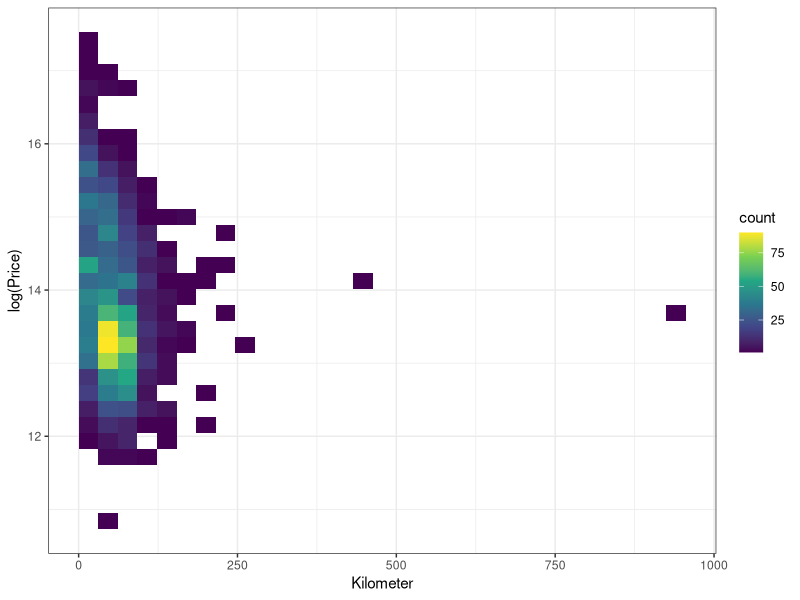

R code for this plot: (Note: this script raises an error after producing the figure.)
## ---- chunk 1
knitr::opts_chunk$set(echo = FALSE)
## ---- chunk 2
library(ggplot2)
## ---- chunk 3
car <- read.csv("./car.csv")
# Remove observation 1080
car <- car[car$Kilometer != 2000.000,]
## ---- chunk 4
# esperimento per data visualization

# capisco dove ci sono piu dati
ggplot(car, aes(x=Kilometer, y=log(Price) )) +
  geom_bin2d(bins = 30) +
  scale_fill_continuous(type = "viridis") +
  theme_bw()
## ---- chunk 5
# analizzo quella fetta di dati
ggplot(car[ car$Kilometer < 100 & car$Kilometer >50 & car$Price>exp(13) & car$Price< exp(15),], aes(x=Kilometer, y=log(Price), size = Engine, color = Fuel.Type)) +
    geom_point(alpha=0.5) +
  scale_size(range = c(.2, 7), name="Engine")
## ---- chunk 6
set.seed(1)
index <- sample(nrow(car), nrow(car)*0.8, replace=F)
train <- car[index,]
test <- car[-index,]

## ---- chunk 7
lm <- lm(Price ~ as.factor(Make)+Year+Kilometer+as.factor(Fuel.Type)+as.factor(Transmission)+
         as.factor(Owner)+as.factor(Seller.Type)+Engine+Power+Torque+
         as.factor(Drivetrain)+Length+Width+Height+as.factor(SeatingCapacity)
         +TankCapacity, data=train)
summary(lm)
## ---- chunk 8
# R-squared
summary(lm)$adj.r.squared
## ---- chunk 9
ggplot(data=train,aes(x = Price, y =  lm$residuals)) +
  geom_point(alpha = .25, color = '#D55E00') +
  geom_smooth(color = '#56B4E9', se = F) +
  labs(x = 'Price', y = 'Residuals', title = 'Fitted vs. Observed') +
  #hrbrthemes::theme_ipsum_rc() +
  theme(title = element_text(colour = 'black'))
## ---- chunk 10
# Plot the residuals and the fitted values.
plot(
  lm,
  which = 1,
  bty = 'n',
  pch = 19,
  col = scales::alpha('#D55E00', .1),
  #col.smooth = '#56B4E9',
  lwd = 2,
  cex = .95,
  col.lab = 'gray25',
  col.axis = 'gray50',
  col.sub = 'gray50',
  cex.caption = 1,
  cex.oma.main = 1.25,
  yaxt = 'n'
)
axis(2, col = 'gray75', col.axis = 'gray33')
axis(1, col = 'gray75', col.axis = 'gray33')
## ---- chunk 11
plot(
  lm,
  which = 2,
  bty = 'n',
  pch = 19,
  col = scales::alpha('#D55E00', .1),
  #col.smooth = '#56B4E9',
  lwd = 1,
  cex =.95,
  col.lab = 'gray25',
  col.axis = 'gray50',
  col.sub = 'gray50',
  cex.caption = 1,
  cex.oma.main = 1.25,
  yaxt = 'n'
)
axis(2, col = 'gray75', col.axis = 'gray33')
axis(1, col = 'gray75', col.axis = 'gray33')
## ---- chunk 12

# si può togliere
par(mfrow=c(2,2))

plot(
  lm,
  which = 1,
  bty = 'n',
  pch = 19,
  col = scales::alpha('#D55E00', .1),
  #col.smooth = '#56B4E9',
  lwd = 1,
  cex =.95,
  col.lab = 'gray25',
  col.axis = 'gray50',
  col.sub = 'gray50',
  cex.caption = 1,
  cex.oma.main = 1.25,
  yaxt = 'n'
)
axis(2, col = 'gray75', col.axis = 'gray33')
axis(1, col = 'gray75', col.axis = 'gray33')

plot(
  lm,
  which = 2,
  bty = 'n',
  pch = 19,
  col = scales::alpha('#D55E00', .1),
  #col.smooth = '#56B4E9',
  lwd = 1,
  cex =.95,
  col.lab = 'gray25',
  col.axis = 'gray50',
  col.sub = 'gray50',
  cex.caption = 1,
  cex.oma.main = 1.25,
  yaxt = 'n'
)
axis(2, col = 'gray75', col.axis = 'gray33')
axis(1, col = 'gray75', col.axis = 'gray33')

plot(
  lm,
  which = 3,
  bty = 'n',
  pch = 19,
  col = scales::alpha('#D55E00', .1),
  #col.smooth = '#56B4E9',
  lwd = 1,
  cex =.95,
  col.lab = 'gray25',
  col.axis = 'gray50',
  col.sub = 'gray50',
  cex.caption = 1,
  cex.oma.main = 1.25,
  yaxt = 'n'
)
axis(2, col = 'gray75', col.axis = 'gray33')
axis(1, col = 'gray75', col.axis = 'gray33')

plot(
  lm,
  which = 4,
  bty = 'n',
  pch = 19,
  col = scales::alpha('#D55E00', .1),
  #col.smooth = '#56B4E9',
  lwd = 1,
  cex =.95,
  col.lab = 'gray25',
  col.axis = 'gray50',
  col.sub = 'gray50',
  cex.caption = 1,
  cex.oma.main = 1.25,
  yaxt = 'n'
)
axis(2, col = 'gray75', col.axis = 'gray33')
axis(1, col = 'gray75', col.axis = 'gray33')
## ---- chunk 13
# Look the histograms of price and km
par(mfrow=c(1,2))
hist(train$Price, probability=TRUE, breaks=15)
hist(train$Kilometer, probability=TRUE, breaks=15)
## ---- chunk 14
# Transform the variable in the log-scale 
#(add the variables to the car data.frame)
train$log_price <- log(train$Price)
#train$log_km <- log(train$km)
## ---- chunk 15
# Look the histograms of log_price and log_km
par(mfrow=c(1,2))
ggplot(train, aes(x = log_price)) + 
  geom_histogram(aes(y = ..density..),
                 colour = 1, fill = "white") +
  geom_density(lwd = 1, colour = 4,
               fill = 4, alpha = 0.25) +
  xlab("Log Price") + ylab("Density")
## ---- chunk 16
lm1 <- lm(log_price ~ as.factor(Make)+Year+Kilometer+as.factor(Fuel.Type)+as.factor(Transmission)+
         as.factor(Owner)+as.factor(Seller.Type)+Engine+Power+Torque+
         as.factor(Drivetrain)+Length+Width+Height+as.factor(SeatingCapacity)
         +TankCapacity, data=train)

summary(lm1)
## ---- chunk 17
AIC(lm1)
## ---- chunk 18
library(MASS) # for hist.scott
par(mfrow=c(1,1))

ggplot(data=train,aes(x = log_price, y = lm1$residuals)) +
  geom_point(alpha = .25, color = '#D55E00') +
  labs(x = 'Log Price', y = "Residuals", title = 'Fitted vs. Residuals') +
  theme(title = element_text(colour = '#585858'))

ggplot(data=train,aes(x = c(1:nrow(train)), y = lm1$residuals)) +
  geom_point(alpha = .25, color = '#D55E00') +
  labs(x = "",y = 'Residuals', title = 'Residuals') +
  theme(title = element_text(colour = '#585858'))

ggplot(train, aes(x = lm1$residuals)) + 
  geom_histogram(aes(y = ..density..),
                 colour = 1, fill = "white") +
  geom_density(lwd = 1, colour = 4,
                 alpha = 0.2) +
  xlab("Log Price") + ylab("Density")  +
stat_function(fun = dnorm, 
              args = list(mean = 0, sd = sd(lm1$residual)),
              colour =2,
              lwd = 1,
              alpha = 1)


## ---- chunk 19
par(mfrow=c(2,2))

plot(
  lm1,
  which = 1,
  bty = 'n',
  pch = 19,
  col = scales::alpha('#D55E00', .1),
  #col.smooth = '#56B4E9',
  lwd = 1,
  cex =.95,
  col.lab = 'gray25',
  col.axis = 'gray50',
  col.sub = 'gray50',
  cex.caption = 1,
  cex.oma.main = 1.25,
  yaxt = 'n'
)
axis(2, col = 'gray75', col.axis = 'gray33')
axis(1, col = 'gray75', col.axis = 'gray33')

plot(
  lm1,
  which = 2,
  bty = 'n',
  pch = 19,
  col = scales::alpha('#D55E00', .1),
  #col.smooth = '#56B4E9',
  lwd = 1,
  cex =.95,
  col.lab = 'gray25',
  col.axis = 'gray50',
  col.sub = 'gray50',
  cex.caption = 1,
  cex.oma.main = 1.25,
  yaxt = 'n'
)
axis(2, col = 'gray75', col.axis = 'gray33')
axis(1, col = 'gray75', col.axis = 'gray33')

plot(
  lm1,
  which = 3,
  bty = 'n',
  pch = 19,
  col = scales::alpha('#D55E00', .1),
  #col.smooth = '#56B4E9',
  lwd = 1,
  cex =.95,
  col.lab = 'gray25',
  col.axis = 'gray50',
  col.sub = 'gray50',
  cex.caption = 1,
  cex.oma.main = 1.25,
  yaxt = 'n'
)
axis(2, col = 'gray75', col.axis = 'gray33')
axis(1, col = 'gray75', col.axis = 'gray33')

plot(
  lm1,
  which = 4,
  bty = 'n',
  pch = 19,
  col = scales::alpha('#D55E00', .1),
  #col.smooth = '#56B4E9',
  lwd = 1,
  cex =.95,
  col.lab = 'gray25',
  col.axis = 'gray50',
  col.sub = 'gray50',
  cex.caption = 1,
  cex.oma.main = 1.25,
  yaxt = 'n'
)
axis(2, col = 'gray75', col.axis = 'gray33')
axis(1, col = 'gray75', col.axis = 'gray33')
## ---- chunk 20
par(mfrow=c(2,2))
plot(lm1,
     bty = 'n',
  pch = 19,
  col = scales::alpha('#D55E00', .1),
  #col.smooth = '#56B4E9',
  lwd = 1,
  cex =.95,
  col.lab = 'gray25',
  col.axis = 'gray50',
  col.sub = 'gray50',
  cex.caption = 1,
  cex.oma.main = 1.25,
  yaxt = 'n')
## ---- chunk 21
lm_pwr <- lm(log_price ~ as.factor(Make)+Year+Kilometer+as.factor(Fuel.Type)+as.factor(Transmission)+
         as.factor(Owner)+as.factor(Seller.Type)+Power+
         as.factor(Drivetrain)+Length+Width+Height+as.factor(SeatingCapacity)
         +TankCapacity, data=train)

summary(lm_pwr)
## ---- chunk 22
AIC(lm_pwr)
## ---- chunk 23
anova(lm_pwr,lm1)
## ---- chunk 24
ggplot(data=train,aes(x = log_price, y = lm_pwr$residuals)) +
  geom_point(alpha = .25, color = '#D55E00') +
  labs(x = 'Log Price', y = "Residuals", title = 'Log Price vs. Residuals') +
  theme(title = element_text(colour = '#585858'))

ggplot(data=train,aes(x = c(1:nrow(train)), y = lm_pwr$residuals)) +
  geom_point(alpha = .25, color = '#D55E00') +
  labs(x = "",y = 'Residuals', title = 'Residuals') +
  theme(title = element_text(colour = '#585858'))

ggplot(train, aes(x = lm_pwr$residuals)) + 
  geom_histogram(aes(y = ..density..),
                 colour = 1, fill = "white") +
  geom_density(lwd = 1, colour = 4,
                 alpha = 0.2) +
  xlab("Log Price") + ylab("Density")  +
stat_function(fun = dnorm, 
              args = list(mean = 0, sd = sd(lm1$residual)),
              colour =2,
              lwd = 1,
              alpha = 1)
## ---- chunk 25
d<-density(lm_pwr[['residuals']])
plot(d,main='Residuals Plot',xlab='Residual value')
## ---- chunk 26
ggplot(data=train,aes(x = predict(lm_pwr), y = log_price)) +
  geom_point(alpha = .25, color = '#D55E00') +
  labs(x = 'Log Price', y = "Residuals", title = 'Log Price vs. Residuals') +
  theme(title = element_text(colour = '#585858'))
## ---- chunk 27
ggplot(data=train,aes(x = seq(nrow(train)), y = log_price)) +
  geom_point(alpha = .5, color = '#D55E00') +
  geom_point(aes(x = seq(nrow(train)), y = predict(lm_pwr) ), color = '#53004B', alpha=.5) +
  xlab("") + ylab("") +
  theme(title = element_text(colour = '#585858'))
## ---- chunk 28
par(mfrow=c(2,2))
plot(lm_pwr,
      bty = 'n',
  pch = 19,
  col = scales::alpha('#D55E00', .1),
  #col.smooth = '#56B4E9',
  lwd = 1,
  cex =.95,
  col.lab = 'gray25',
  col.axis = 'gray50',
  col.sub = 'gray50',
  cex.caption = 1,
  cex.oma.main = 1.25,
  yaxt = 'n')
## ---- chunk 29
par(mfrow=c(1,1))
plot(as.factor(train$Make), lm_pwr$residuals)

# Year vs Res

ggplot(data=train,aes(x = Year, y = lm_pwr$residuals)) +
  geom_point(alpha = .25, color = '#D55E00') +
  labs(x = 'Year', y = "Residuals", title = 'Year vs. Residuals') +
  theme(title = element_text(colour = '#585858'))

# Km vs Res

ggplot(data=train,aes(x = Kilometer, y = lm_pwr$residuals)) +
  geom_point(alpha = .25, color = '#D55E00') +
  labs(x = 'Kilometer', y = "Residuals", title = 'Kilometer vs. Residuals') +
  theme(title = element_text(colour = '#585858'))

# Engine vs Res

ggplot(data=train,aes(x = Engine, y = lm_pwr$residuals)) +
  geom_point(alpha = .25, color = '#D55E00') +
  labs(x = 'Engine', y = "Residuals", title = 'Engine vs. Residuals') +
  theme(title = element_text(colour = '#585858'))

# Power vs Res

ggplot(data=train,aes(x = Power, y = lm_pwr$residuals)) +
  geom_point(alpha = .25, color = '#D55E00') +
  labs(x = 'Power', y = "Residuals", title = 'Power vs. Residuals') +
  theme(title = element_text(colour = '#585858'))

# Torque vs Res

ggplot(data=train,aes(x = Torque, y = lm_pwr$residuals)) +
  geom_point(alpha = .25, color = '#D55E00') +
  labs(x = 'Torque', y = "Residuals", title = 'Torque vs. Residuals') +
  theme(title = element_text(colour = '#585858'))

# Length vs Res

mygroup <- c(0,4200, max(train$Length))
ggplot(data=train,aes(x = Length, y = lm_pwr$residuals)) +
  geom_point(alpha = .25, aes(colour =  cut(Length,breaks = mygroup) ), , show.legend=F) +
  labs(x = 'Length', y = "Residuals", title = 'Length vs. Residuals') +
  theme(title = element_text(colour = '#585858'))

# Width vs Res

ggplot(data=train,aes(x = Width, y = lm_pwr$residuals)) +
  geom_point(alpha = .25, color = '#D55E00') +
  labs(x = 'Width', y = "Residuals", title = 'Width vs. Residuals') +
  theme(title = element_text(colour = '#585858'))

# Height vs Res

ggplot(data=train,aes(x = Height, y = lm_pwr$residuals)) +
  geom_point(alpha = .25, color = '#D55E00') +
  labs(x = 'Height', y = "Residuals", title = 'Height vs. Residuals') +
  theme(title = element_text(colour = '#585858'))

# TankCapacity vs Res

ggplot(data=train,aes(x = TankCapacity, y = lm_pwr$residuals)) +
  geom_point(alpha = .25, color = '#D55E00') +
  labs(x = 'TankCapacity', y = "Residuals", title = 'TankCapacity vs. Residuals') +
  theme(title = element_text(colour = '#585858'))

## ---- chunk 30
library(glmnet)
xx <- model.matrix(log_price~.-log_price-Price-Engine-Torque, data=train)
fit.lasso <- glmnet(xx,train$log_price, alpha=1) # alpha=1 selects lasso
plot(fit.lasso,"lambda")
## ---- chunk 31
set.seed(1)
cv_model <- cv.glmnet(xx, train$log_price, alpha = 1)
plot(cv_model)

best_lambda <- cv_model$lambda.1se

best_model <- glmnet(xx, train$log_price, alpha = 1, lambda = best_lambda)
summary(best_model)
coef(best_model)
best_model
## ---- chunk 32
library(MASS)
# Tuning parameter = 0 implies least square estimates

lm_ridge<- lm.ridge(log_price ~ as.factor(Make)+Year+Kilometer+as.factor(Fuel.Type)+as.factor(Transmission)+
         as.factor(Owner)+as.factor(Seller.Type)+Power+Engine+Torque+
         as.factor(Drivetrain)+Length+Width+Height+as.factor(SeatingCapacity)
         +TankCapacity, lambda=0, data=train)
coef(lm_ridge)
# select lambda by GCV in the model with logLDC
grid.ridge<-lm.ridge(log_price ~ as.factor(Make)+Year+Kilometer+as.factor(Fuel.Type)+as.factor(Transmission)+
         as.factor(Owner)+as.factor(Seller.Type)+Power+Engine+Torque+
         as.factor(Drivetrain)+Length+Width+Height+as.factor(SeatingCapacity)
         +TankCapacity,lambda=seq(0.1,10,0.001), data=train)

lambda_selected<-grid.ridge$lambda[which(grid.ridge$GCV==min(grid.ridge$GCV))]

lm_ridge_GCV <- lm.ridge(log_price ~ as.factor(Make)+Year+Kilometer+as.factor(Fuel.Type)+as.factor(Transmission)+
         as.factor(Owner)+as.factor(Seller.Type)+Power+Engine+Torque+
         as.factor(Drivetrain)+Length+Width+Height+as.factor(SeatingCapacity)
         +TankCapacity, lambda=lambda_selected, data=train)
coef(lm_ridge_GCV)
summary(lm_ridge)
## ---- chunk 33
lm_noMake <- lm(log_price ~ Year+Kilometer+as.factor(Fuel.Type)+as.factor(Transmission)+
         as.factor(Owner)+as.factor(Seller.Type)+Power+as.factor(Drivetrain)+
           Length+Width+Height+as.factor(SeatingCapacity)+TankCapacity, data=train)
summary(lm_noMake)
## ---- chunk 34
AIC(lm_noMake)
## ---- chunk 35
anova(lm_noMake,lm_pwr)
## ---- chunk 36
par(mfrow=c(1,1))
plot(train$log_price, lm_noMake$residuals)
## ---- chunk 37
par(mfrow=c(2,2))
plot(lm_noMake,
      bty = 'n',
  pch = 19,
  col = scales::alpha('#D55E00', .1),
  #col.smooth = '#56B4E9',
  lwd = 1,
  cex =.95,
  col.lab = 'gray25',
  col.axis = 'gray50',
  col.sub = 'gray50',
  cex.caption = 1,
  cex.oma.main = 1.25,
  yaxt = 'n')
## ---- chunk 38
summary(lm_pwr)
## ---- chunk 39
lm3 <- lm(log_price ~ as.factor(Make)+Year+Kilometer+as.factor(Fuel.Type)+as.factor(Transmission)+
         as.factor(Owner)+Power+as.factor(Drivetrain)+Length+Width+Height+as.factor(SeatingCapacity)
         +TankCapacity, data=train)
summary(lm3)

AIC(lm3)
anova(lm3, lm_pwr)
## ---- chunk 40
par(mfrow=c(1,1))
plot(lm3,
      bty = 'n',
  pch = 19,
  col = scales::alpha('#D55E00', .1),
  #col.smooth = '#56B4E9',
  lwd = 1,
  cex =.95,
  col.lab = 'gray25',
  col.axis = 'gray50',
  col.sub = 'gray50',
  cex.caption = 1,
  cex.oma.main = 1.25,
  yaxt = 'n')
## ---- chunk 41
lm4 <- lm(log_price ~ as.factor(Make)+Year+Kilometer+as.factor(Fuel.Type)+as.factor(Transmission)+
         as.factor(Owner)+Power+Length+Width+Height+as.factor(SeatingCapacity)
         +TankCapacity, data=train)
summary(lm4)
AIC(lm4)
anova(lm4,lm3)
## ---- chunk 42
par(mfrow=c(1,1))
plot(lm4,
      bty = 'n',
  pch = 19,
  col = scales::alpha('#D55E00', .1),
  #col.smooth = '#56B4E9',
  lwd = 1,
  cex =.95,
  col.lab = 'gray25',
  col.axis = 'gray50',
  col.sub = 'gray50',
  cex.caption = 1,
  cex.oma.main = 1.25,
  yaxt = 'n')
## ---- chunk 43
lm5 <- lm(log_price ~ as.factor(Make)+Year+Kilometer+as.factor(Fuel.Type)+as.factor(Transmission)+
         as.factor(Owner)+Power+as.factor(Drivetrain)+Width+Height+as.factor(SeatingCapacity)
         +TankCapacity, data=train)
summary(lm5)
anova(lm5,lm3)

# We can see that the p-value is low so lm3 is better than lm5, this means that Length is significant
